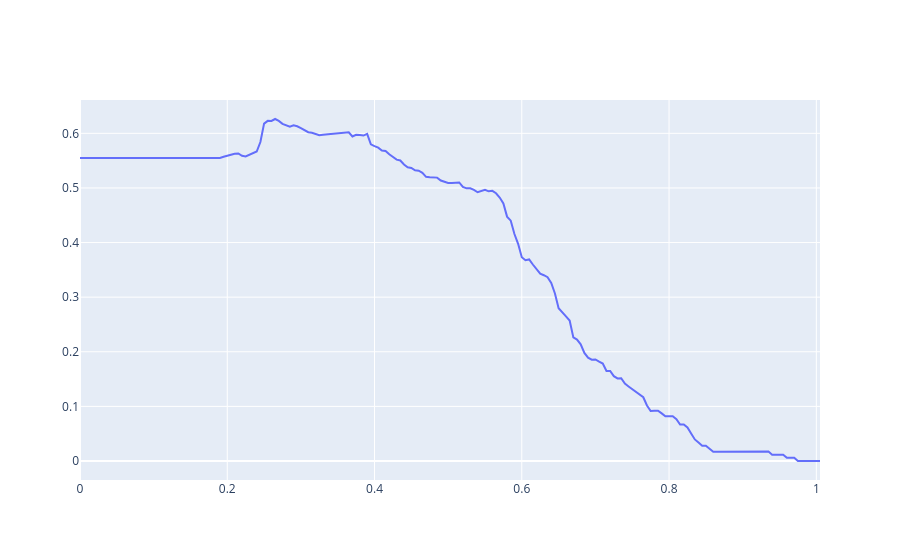

Notebook code cell kept with this figure:
### Code cell
thresholds = np.arange(0, 1.01, 0.005)

f1s = []

for t in thresholds:
    f1s_t = []

    for i, (train_index, test_index) in enumerate(skf.split(X_select, y)):
        X_train, X_test = X_select.iloc[train_index], X_select.iloc[test_index]
        y_train, y_test = y.iloc[train_index], y.iloc[test_index]
    
        model = LogisticRegression()
        model.fit(X_train, y_train)
        p = model.predict_proba(X_test)[:, 1]

        f1s_t.append(f1_score(y_test, p >= t))

    f1s.append(np.mean(f1s_t))

fig = go.Figure(data=go.Scatter(x=thresholds, y=f1s))
fig.show()

### Figure 1 — Plotly figure (JSON) as saved in the notebook; plotly's stock layout.template omitted (floating-point values rounded to 4 significant figures; data arrays with more than 128 entries replaced by an {"elided": "..."} marker saying what was removed)
{"data": [{"type": "scatter", "x": {"elided": "202 float values"}, "y": {"elided": "202 float values"}}], "layout": {}}
